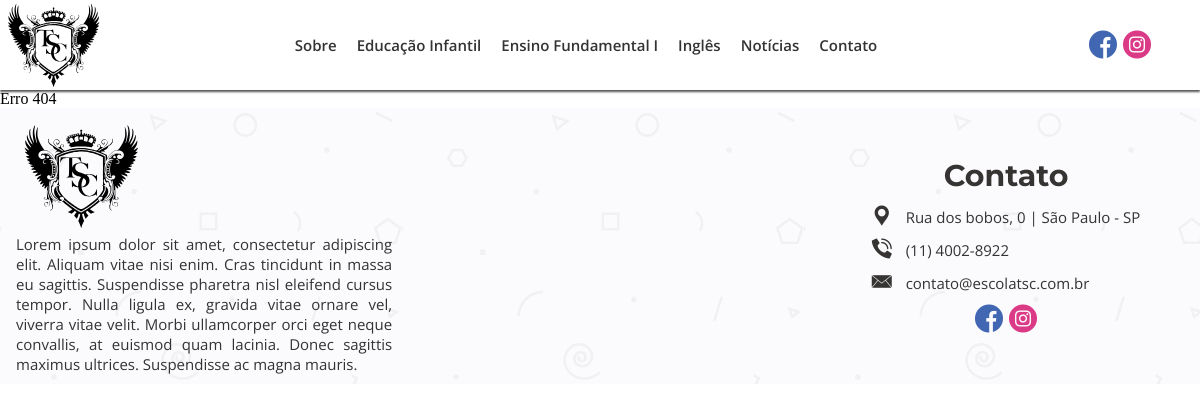
Before: /ensino-fundamental with the older database file.
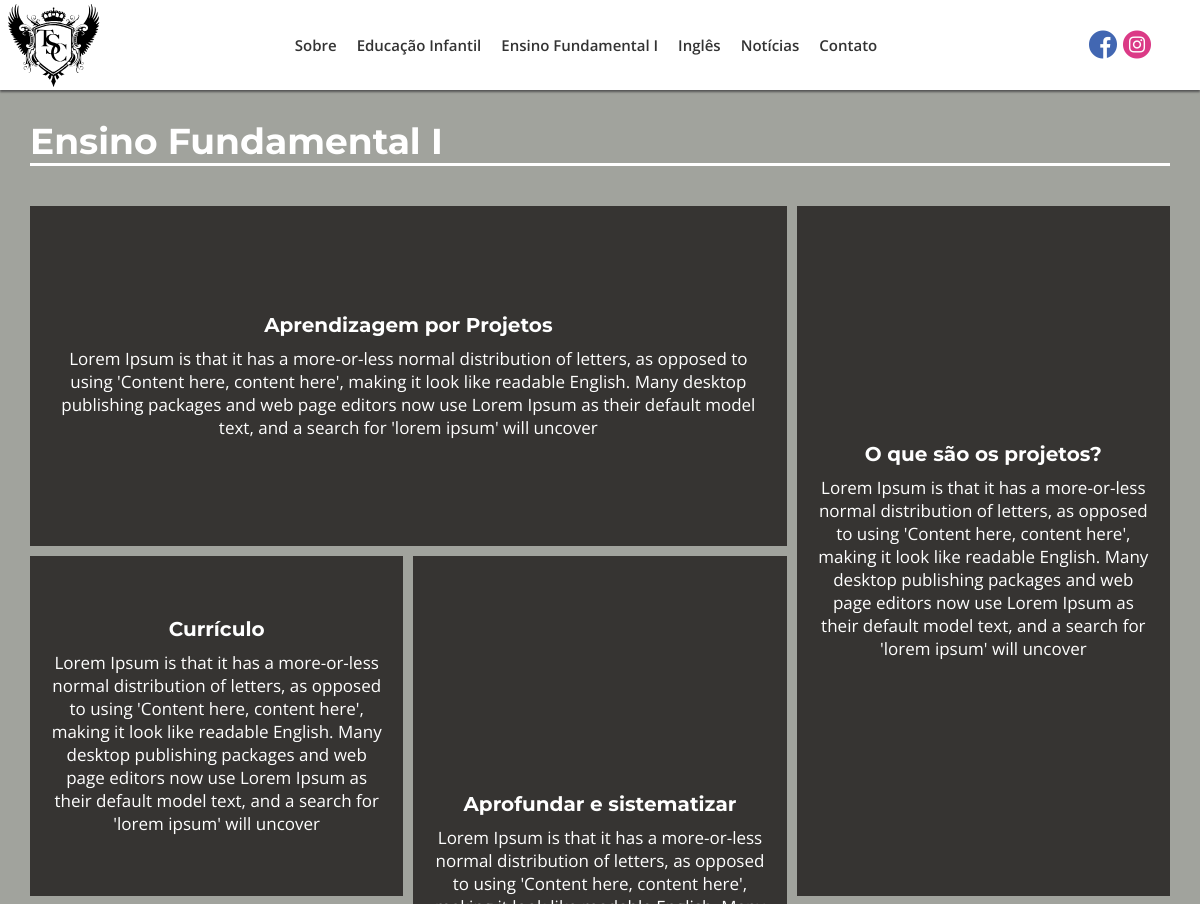
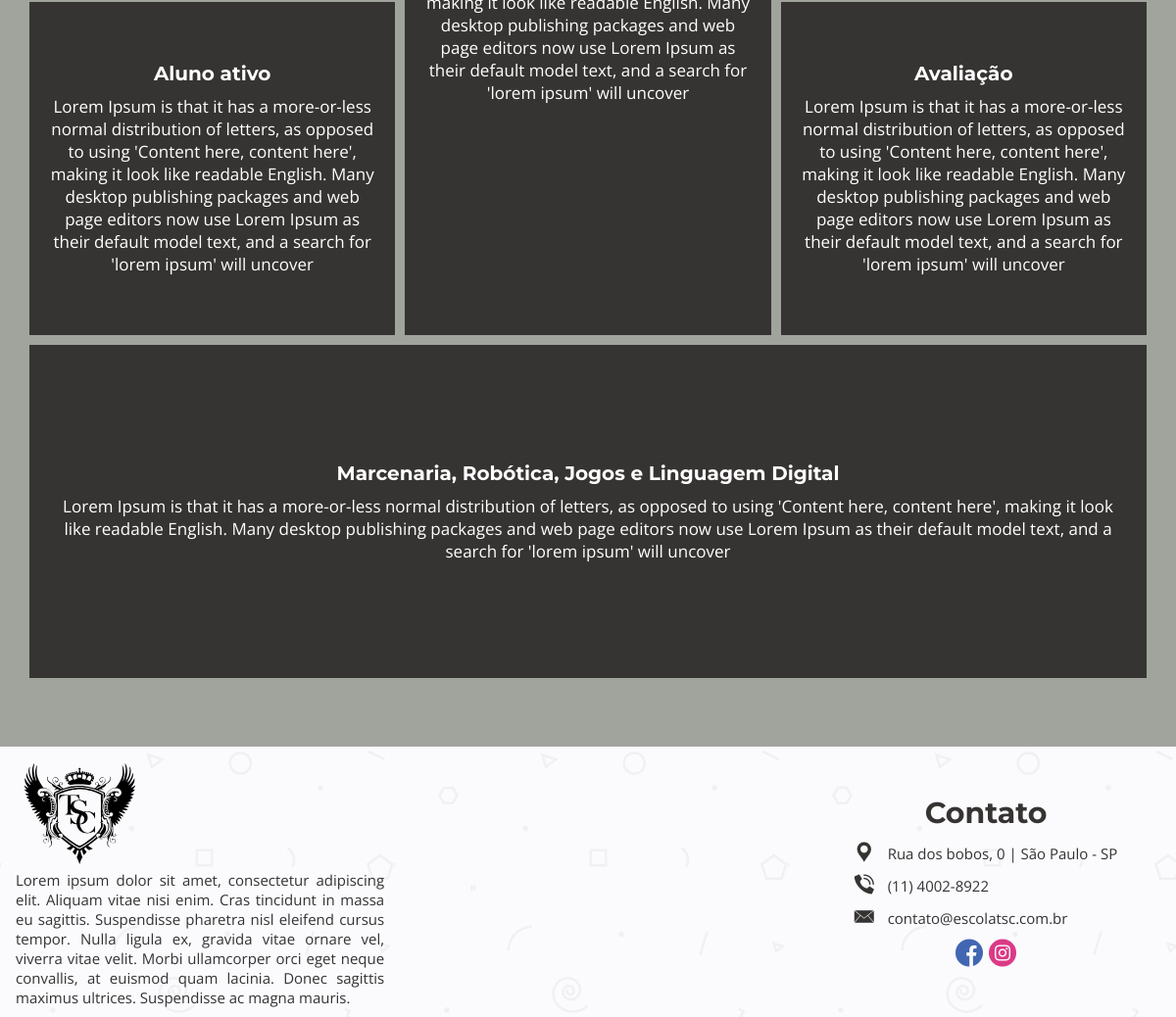
After: the same page with the newer database file (2 pictures, top to bottom).
### tables this page shows
CREATE TABLE `itens_mosaico` (
  `id` int(11) NOT NULL,
  `id_mosaic` varchar(50) NOT NULL,
  `title_mosaic` varchar(70) NOT NULL,
  `desc_mosaic` text NOT NULL,
  `img_mosaic` varchar(70) DEFAULT NULL
);

### index.php (called while the page is built, shortened)
<?php
    require_once("_funcPHP/config.php");
    $url = strip_tags(trim(filter_input(INPUT_GET, "page", FILTER_DEFAULT))) == "" ? "home" : strip_tags(trim(filter_input(INPUT_GET, "page", FILTER_DEFAULT)));
    $contPag = new conteudoPost();
    $dadosPagina = $contPag->conteudoPag($url);
    $html = new esqueleto($dadosPagina);
    $html->html5();
?>

### _funcPHP/config.php (called while the page is built, shortened)
<?php
function autoLoadClasses($class) {
    $baseDiretorios = ['MySql', "_HTML", "_Ajax", "phpMailer", "admin"];
    $analise = null;
    foreach ($baseDiretorios as $nomeDiretorio):
        if (!$analise && file_exists(__DIR__ . "/$nomeDiretorio/$class.php")):
            $analise = true;
        endif;
    endforeach;
}

### _funcPHP/MySql/conexaoBD.php (called while the page is built)
<?php
class conexaoBD {
    public static $instance;
    private static $sql = "mysql:host=" . HOST . ";dbname=" . BANK;
    private static $user = USER;
    private static $pass = PASS;
    public static function getInstance() {
        if (!isset(self::$instance)) {
            self::$instance = new PDO(self::$sql, self::$user, self::$pass, array(PDO::MYSQL_ATTR_INIT_COMMAND => "SET NAMES utf8"));
            self::$instance->setAttribute(PDO::ATTR_ERRMODE, PDO::ERRMODE_EXCEPTION);
            self::$instance->setAttribute(PDO::ATTR_ORACLE_NULLS, PDO::NULL_EMPTY_STRING);
        }
        return self::$instance;
    }
}

### _funcPHP/MySql/conteudoPost.php (called while the page is built, shortened)
<?php
class conteudoPost extends conexaoBD {
    private $conect;
    function __construct() {
        $this->conect = conexaoBD::getInstance();
    }
    public function ConteudoPag($url){
        try {
            $sql = "SELECT * FROM postagens WHERE url_postagens = :url_postagens and  status_postagens = 1";
            $letsGo = $this->conect->prepare($sql);
            $letsGo->bindValue(":url_postagens",$url);
            $letsGo->execute();
            return  $letsGo->fetch(PDO::FETCH_ASSOC);
        } catch (Exception $e) {
            echo $e->getMessage();
        }
    }
}

### _funcPHP/MySql/conteudoTemplate.php (called while the page is built, shortened)
<?php
class conteudoTemplate extends conexaoBD{
    private $conect;
    function __construct(){
        $this->conect = conexaoBD::getInstance();
    }
    public function getMosaic($idHTML){
        try{
            $sql = "select * from itens_mosaico where id_mosaic = :idhtml";
            $letsGo = $this->conect->prepare($sql);
            $letsGo->bindValue(":idhtml", $idHTML);
            $letsGo->execute();
            return $res = $letsGo->fetchAll(PDO::FETCH_ASSOC);
        }catch(Exception $e){
            echo $e->getMessage();
        }
    }
}

### _funcPHP/_HTML/mosaico.php (the view)
<?php
class mosaico{
    public function mosaic($id){
        $itens = new conteudoTemplate();
        $res = $itens->getMosaic($id);
        $mosaicItens = "";
        for($x=0;$x<count($res);$x++){
            if($res[$x]["img_mosaic"] != ""){
                $imgMosaico = "style='background-image: url(\"_midiasM/_imagensM/_original/".$res[$x]["img_mosaic"].".jpg\"); background-size: cover;'";
                $classTrans = "transp";
            }else{
                $imgMosaico = "";
                $classTrans = "";
            }
            $mosaicItens .=
                "<div class='box' ".$imgMosaico.">".
                    "<div class='content ".$classTrans."'>".
                        "<h3 class='title-mosaic'>".$res[$x]["title_mosaic"]."</h3>".
                        "<p class='text-mosaic'>".$res[$x]["desc_mosaic"]."</p>".
                    "</div>".
                "</div>";
        }
        if($id == "infantil"){
            $titulo = "Educação Infantil";
        }else{
            $titulo = "Ensino Fundamental I";
        }
        $ms =
        "<section id='".$id."' class='mos'>".
            "<h3 class='tituloPagina'>".$titulo."</h3>".
            "<div class='contencao'>".
                $mosaicItens.
            "</div>".
        "</section>";
        return $ms;
    }
}

### _funcPHP/_HTML/esqueleto.php (shortened to what the changed rows need)
<?php
class esqueleto{
    private $conteudoPag;
    function __construct($dataPost){
        $this->conteudoPag = $dataPost;
    }
    public function html5(){
        $listaArquivos = new listarArquivos();
        $base =
        "<!DOCTYPE html5>".
        "<html lang = 'pt-br'>".
        "<head>".
            "<title>Escola TSC | ".ucfirst(@$this->conteudoPag["titulo_postagens"])."</title>".
            "<meta charset = 'UTF-8'/>".
            "<meta name='description' content='".@$this->conteudoPag["desc_postagens"]."'>".
            "<meta name='keywords' content='".@$this->conteudoPag["tags_postagens"]."'>".
            "<meta name='author' content='Antonio Walber - antoniowalber3000@hotmail.com.br'>".
            "<meta name='viewport' content='width=device-width, initial-scale=1.0'>".
            "<meta http-equiv='X-UA-Compatible' content='ie=edge'>".
            "<link rel='stylesheet' href='https://ajax.googleapis.com/ajax/libs/jqueryui/1.12.1/themes/smoothness/jquery-ui.css'>".
            "<link rel='shortcut icon' href='_midiasT/_imagensT/icon.ico' type='image/x-icon' />".
            $listaArquivos->listarCss().
        "</head>".
        "<body>".
        "<div id='container' class='pabx1'>".
            $this->cabecalho().
            "<div id = 'corpo-pagina'>".
                $this->paginacao().
            "</div>".
            $this->rodape().
        "</div>".
        "</body>".
        "</html>"
        ;
        echo $base;
    }
    private function cabecalho(){
        $contMenu = new conteudoMenu();
        $url = strip_tags(trim(filter_input(INPUT_GET, "page", FILTER_DEFAULT)));
        $urlq = explode("/", $url);
        $ba = "";
        $cabecalho =
        "<header id='cabecalho' class='pabx2'>".
            "<div id='logo' class='pabx3'>".
                "<a href='".URLBASE."' alt='pagina inicial do site'><img src='".$ba."_midiasT/_imagensT/logo.svg' alt='logotipo escola tsc'/></a>".
            "</div>".
            "<div id='menu' class='pabx4'>".
                "<nav id='navegacao' class='pabx5'>".
                    "<input id='tab-nav' type='checkbox' class='tab-nav'/>".
                    "<label for='tab-nav' class='tab-nav-label'><i class='flaticon-menu-button-of-three-horizontal-lines'></i></label>".
                    "<menu id='corpo-menu' class='pabx6'>"
                        .$contMenu->ListaMenu().
                    "</menu>".
                "</nav>".
            "</div>".
            "<div id='redes-sociais' class='pabx8'>".
                "<a href='https://pt-br.facebook.com/' onmousemove=\"document.getElementById('balaof').style.display='block'\" onmouseout=\"document.getElementById('balaof').style.display='none'\" target='_blank' rel='noopener noreferrer' class='linkSocial'><i class='flaticon-facebook socialMedia' id='facebook'></i></a>".
                "<a href='https://www.instagram.com/' onmousemove=\"document.getElementById('balaoi').style.display='block'\" onmouseout=\"document.getElementById('balaoi').style.display='none'\" target='_blank' rel='noopener noreferrer' class='linkSocial'><i class='flaticon-instagram socialMedia' id='instagram'></i></a>".
                "<div id='balaof' class='balao'><p>fb/escolatsc</p></div>".
                "<div id='balaoi' class='balao'><p>@escolatsc</p></div>".
            "</div>".
        "</header>";
        return $cabecalho;
    }
    private function paginacao(){
        $url = strip_tags(trim(filter_input(INPUT_GET, "page", FILTER_DEFAULT)));
        $url = $url == "" ? "home" : $url;
        if($this->conteudoPag == null){
            return "Erro 404";
        }else{
            if($this->conteudoPag["url_postagens"] == $url){
                if($url == "home"){
                    $pg = "";
                    $home = new home();
                    $pg .= $home->videoApresentacao();
                    $pg .= $home->mosaico("mosaico-ph");
                    $pg .= $home->descricaoVideo("sobre","descPrimeira","Escola","TSC");
                    $pg .= $home->noticiasRecentes("noticias");
                    $pg .= $home->descricaoVideo("ingles","descIngles","Programa","Bilíngue");
                    $pg .= $home->noticiasRecentes("projetos");
                    return $pg;
                }if($url == "educacao-infantil" || $url == "ensino-fundamental"){
                    $ms = new mosaico();
                    if($url == "educacao-infantil"){
                        $mosaico = $ms->mosaic("infantil");
                    }else{
                        $mosaico = $ms->mosaic("fundamental");
                    }
                    return $mosaico;
                }elseif($url == "contato"){
                    $ct = new contato();
                    return $ct->contact();
                }else{
                    $pgc = new pgcomum();
                    return $pgc->renderPg();
                }
            }
        }
    }
    private function rodape(){
        $contFooter = new conteudoFooter();
        $url = strip_tags(trim(filter_input(INPUT_GET, "page", FILTER_DEFAULT)));
        $urlq = explode("/", $url);
        $ba = "";
        $rodape =
        "<footer id='rodape' class='pabx9'>".
            "<div class='pabx10'>".
                "<div id='logo' class='pabx11'>".
                    "<a href='".URLBASE."' alt='Pagina inicial do site'><img src='".$ba."_midiasT/_imagensT/logo.svg' alt='logotipo escola tsc'/></a>".
                "</div>".
                "<div class='pabx12' id='desc-footer'>".
                   "<a href='".URLBASE."a-escola-primeira' alt='".$contFooter->descFooter()."'>" .$contFooter->descFooter(). "</a>".
                "</div>".
            "</div>".
            "<div class='pabx10' id='mapa-escola'>".
                "".
            "</div>".
            "<div class='pabx10' id='contact'>".
                "<div class='pabx15' id='title-contact'>".
                    "<h1>Contato</h1>".
                "</div>".
                "<div class='pabx15' id='infos-contact'>".
                    "<p><i class='flaticon-tool'></i><a target='_blank' rel='noopener noreferrer' href='https://goo.gl/maps/AhcGYK8L1g5hPTFk7'> Rua dos bobos, 0 | São Paulo - SP</a></p>".
                    "<p><i class='flaticon-phone-call'></i><a href='tel:1140028922'> (11) 4002-8922</a></p>".
                    "<p><i class='flaticon-mail-closed-envelope-back'></i><a href='mailto:contato@escolatsc.com.br'> contato@escolatsc.com.br</a></p>".
                "</div>".
                "<div class='pabx15' id='redes-sociais'>".
                    "<a href='https://pt-br.facebook.com/' target='_blank' rel='noopener noreferrer' class='linkSocial'><i class='flaticon-facebook socialMedia' id='facebook'></i></a>".
                    "<a href='https://www.instagram.com/'  target='_blank' rel='noopener noreferrer' class='linkSocial'><i class='flaticon-instagram socialMedia' id='instagram'></i></a>".
                    "<div id='balaofc' class='balao'><p>fb/escola.primeira</p></div>".
                    "<div id='balaoic' class='balao'><p>@escolaprimeira</p></div>".
                "</div>".
            "</div>".
        "</footer>";
        return $rodape;
    }
}

Changed rows visible on the page:
added itens_mosaico: title_mosaic "Aprendizagem por Projetos", desc_mosaic "Lorem Ipsum is that it has a more-or-less normal distribution of letters, as opposed to using 'Content here, content here', making it look like readable English. Many desktop publishing packages and web page editors now use Lorem Ipsum as their default model text, and a search for 'lorem ipsum' will uncover"
added itens_mosaico: title_mosaic "O que são os projetos?", desc_mosaic "Lorem Ipsum is that it has a more-or-less normal distribution of letters, as opposed to using 'Content here, content here', making it look like readable English. Many desktop publishing packages and web page editors now use Lorem Ipsum as their default model text, and a search for 'lorem ipsum' will uncover"
added itens_mosaico: title_mosaic "Currículo", desc_mosaic "Lorem Ipsum is that it has a more-or-less normal distribution of letters, as opposed to using 'Content here, content here', making it look like readable English. Many desktop publishing packages and web page editors now use Lorem Ipsum as their default model text, and a search for 'lorem ipsum' will uncover"
added itens_mosaico: title_mosaic "Aprofundar e sistematizar", desc_mosaic "Lorem Ipsum is that it has a more-or-less normal distribution of letters, as opposed to using 'Content here, content here', making it look like readable English. Many desktop publishing packages and web page editors now use Lorem Ipsum as their default model text, and a search for 'lorem ipsum' will uncover"
added itens_mosaico: title_mosaic "Marcenaria, Robótica, Jogos e Linguagem Digital", desc_mosaic "Lorem Ipsum is that it has a more-or-less normal distribution of letters, as opposed to using 'Content here, content here', making it look like readable English. Many desktop publishing packages and web page editors now use Lorem Ipsum as their default model text, and a search for 'lorem ipsum' will uncover"
added itens_mosaico: title_mosaic "Aluno ativo", desc_mosaic "Lorem Ipsum is that it has a more-or-less normal distribution of letters, as opposed to using 'Content here, content here', making it look like readable English. Many desktop publishing packages and web page editors now use Lorem Ipsum as their default model text, and a search for 'lorem ipsum' will uncover"
added itens_mosaico: title_mosaic "Avaliação", desc_mosaic "Lorem Ipsum is that it has a more-or-less normal distribution of letters, as opposed to using 'Content here, content here', making it look like readable English. Many desktop publishing packages and web page editors now use Lorem Ipsum as their default model text, and a search for 'lorem ipsum' will uncover"
Other visible differences:
$titulo: (not shown) → "Ensino Fundamental I"
$this->paginacao(): "Erro 404" → (not shown)
